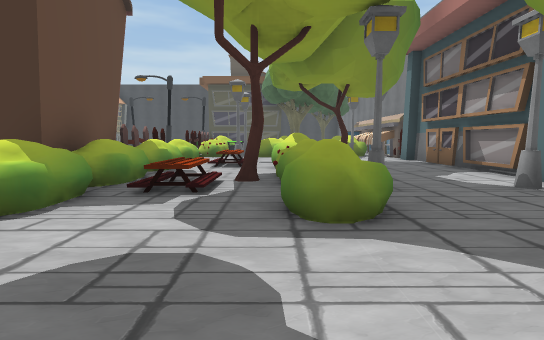
View 1 (above)

18 first-person views from a walk through a Unity game level. The camera is 1.4 m above the floor, tilts 6° down and sees 85° across. The floor is counted in squares, 2 m on a side. Each view is taken from the middle of a square. On the plan, view 1 faces up. The plan holds only what a view shows up to about 10 squares ahead; the rest is blank. The place goes on beyond the plan.

View 2
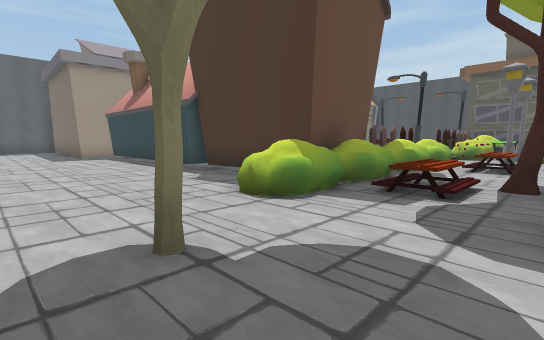

View 3
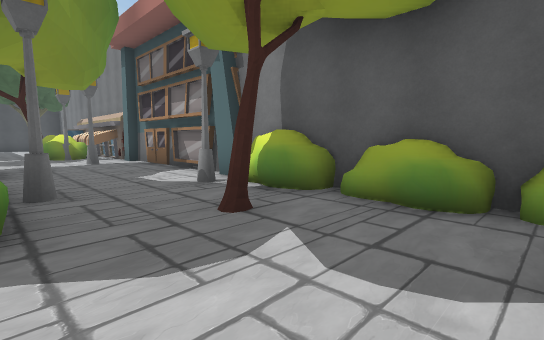

View 4
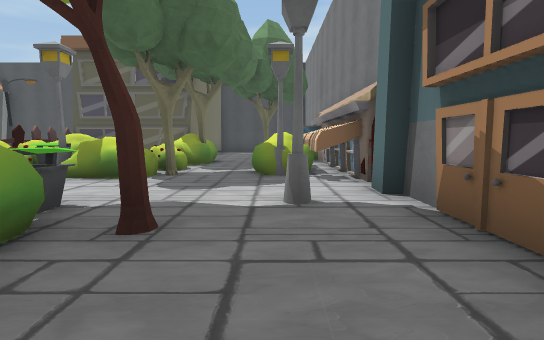

View 5
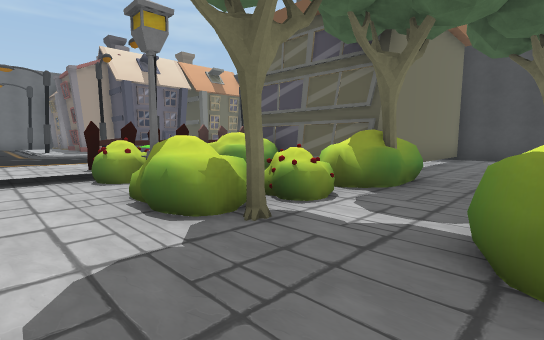

View 6
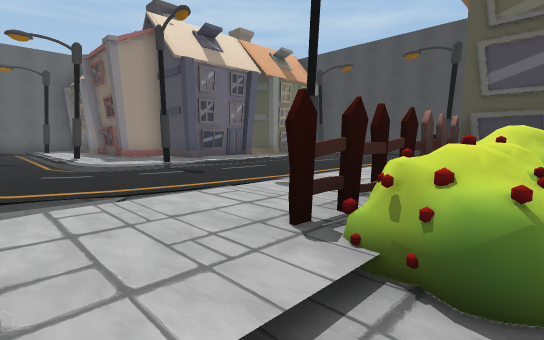

View 7
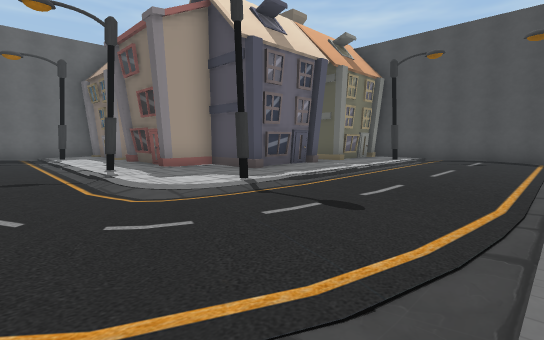

View 8
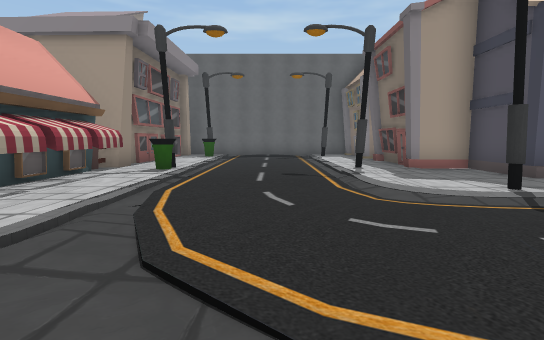

View 9
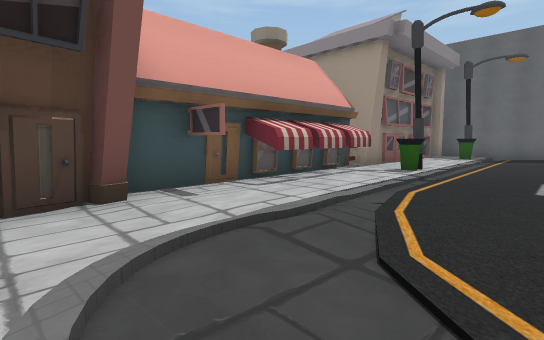

View 10
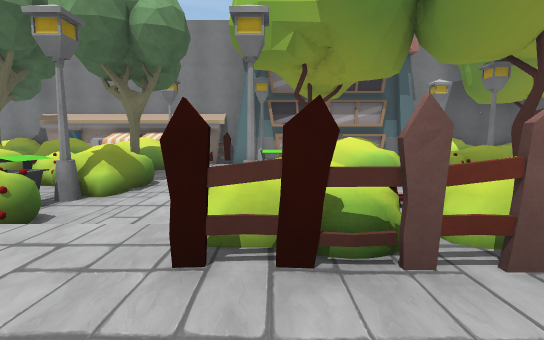

View 11
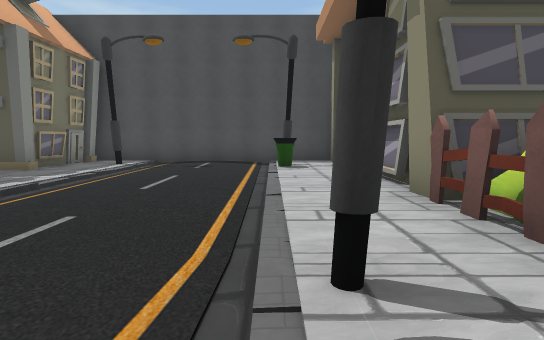

View 12
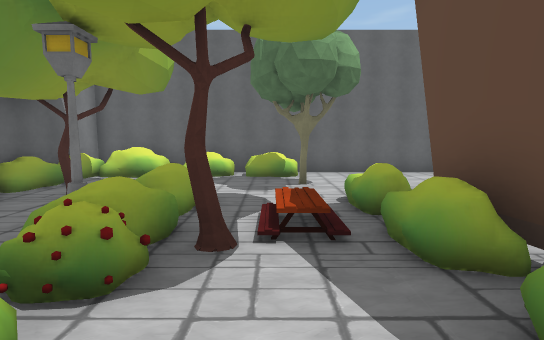

View 13
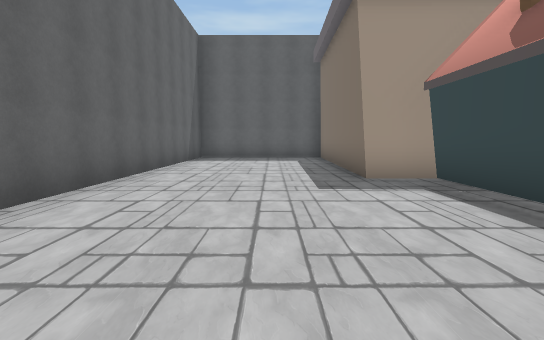

View 14
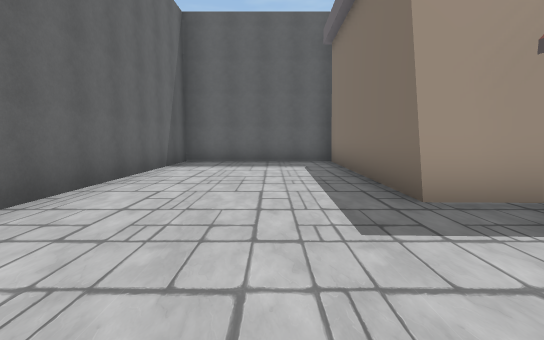

View 15
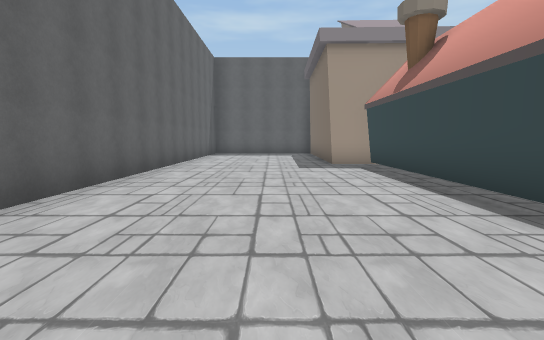

View 16
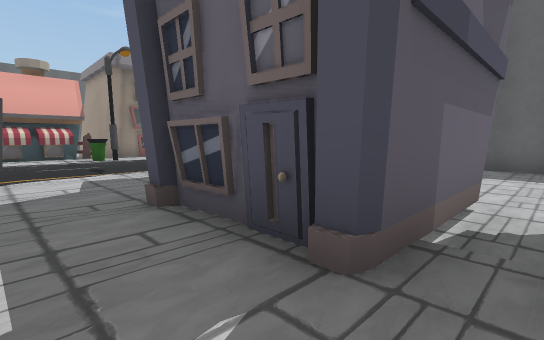

View 17
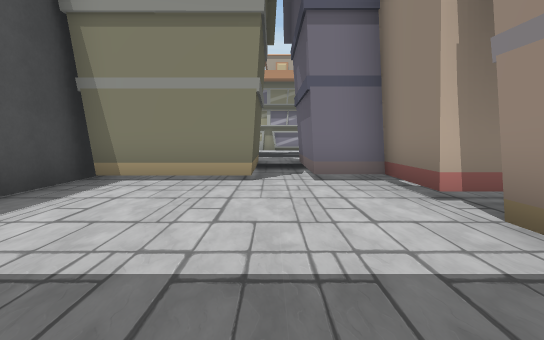

View 18
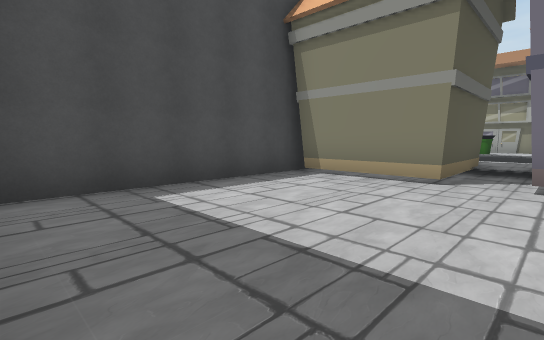

### Floor plan
Key: @ floor where view 1 was taken; # wall or solid block; . main floor; : floor 0.25 m higher than the main floor; / step, stairs or slope; H house; F fence; B bush; T tree; I bin; O other object.
Columns run from 19 left of view 1 to 5 right of it. Each row starts with its distance up from view 1.
 22  ###### #########  ###
 21  .....# #:::::::#  #.
 20  .....###:O:::O:   #.
 19  .....###H::::I:   #..
 18 #......./:::::::   #..  O
 17 #.....###:::::::#  #.. BB
 16 ####.####H::::::#  #..TBB
 15      ####:::::::FHHBT.BBH
 14      ###::::::::FB BB.BBH
 13   H:::H:::O:::O:FB BB.BBH
 12   #::::#::::::/:FIIBT.BBH
 11 #:::::::::::::/::..B...HF
 10 #   :::::::::./::.......H
  9 #:::::::::::/:/:F.O.I.O.H
  8   O::::I////// :B.//BT..H
  7   I::::O::::H:HHF.OBB...H
  6     ###F H######/..B....H
  5           ######B/OTB...H
  4        .########B//.B..BB
  3 #######.........B..BB..BB
  2 #.....................TBB
  1 #................T.....BB
  0 #..................@....B
 -1 #.................B.BBBBB
 -2 ####################B#B##

Positions as (right, up) in squares from view 1, and headings:
1: (0, 0), facing up
2: (0, 0), facing up-left
3: (1, 0), facing up-right
4: (3, 6), facing up
5: (3, 10), facing up-left
6: (-2, 10), facing up-left
7: (-5, 10), facing up-left
8: (-5, 10), facing left
9: (-5, 10), facing down-left
10: (-5, 9), facing right
11: (-5, 12), facing up
12: (-1, 8), facing down
13: (-7, 1), facing left
14: (-9, 1), facing left
15: (-4, 1), facing left
16: (-9, 18), facing down-left
17: (-18, 18), facing right
18: (-18, 17), facing up-right
